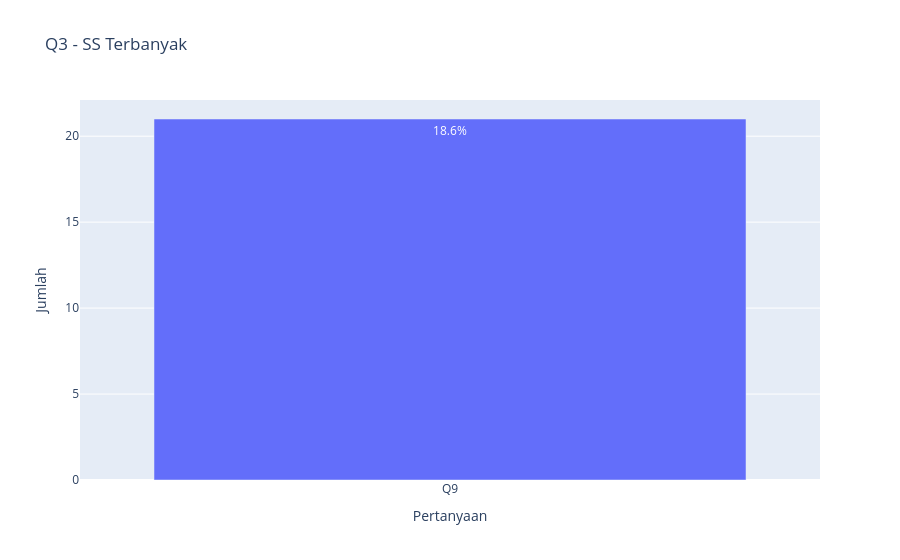

Notebook code cell kept with this figure:
### Markdown cell above
## Q3.Pada kusioner dari pertanyaan Q1 sampai Q17, pertanyaan mana yang pilihan skala SS (Sangat Setuju) paling banyak? sertakan jumlah dan persen

### Code cell
import pandas as pd
import plotly.express as px

def plot_from_print(judul, hasil_print, label_x):
    skala, jumlah, persen = hasil_print.split("|")

    df_plot = pd.DataFrame({
        label_x: [skala],
        "Jumlah": [int(jumlah)],
        "Persen": [float(persen)]
    })

    fig = px.bar(
        df_plot,
        x=label_x,
        y="Jumlah",
        text="Persen",
        title=judul
    )

    fig.update_traces(texttemplate='%{text}%')
    fig.show()

plot_from_print(
    "Q3 - SS Terbanyak",
    "Q9|21|18.6",
    "Pertanyaan"
)

### Figure 1 — Plotly figure (JSON) as saved in the notebook; plotly's stock layout.template omitted (floating-point values rounded to 4 significant figures)
{"data": [{"hovertemplate": "Pertanyaan=%{x}<br>Jumlah=%{y}<br>Persen=%{text}<extra></extra>", "legendgroup": "", "marker": {"color": "#636efa", "pattern": {"shape": ""}}, "name": "", "orientation": "v", "showlegend": false, "text": [18.6], "textposition": "auto", "texttemplate": "%{text}%", "type": "bar", "x": ["Q9"], "xaxis": "x", "y": [21], "yaxis": "y"}], "layout": {"barmode": "relative", "legend": {"tracegroupgap": 0}, "title": {"text": "Q3 - SS Terbanyak"}, "xaxis": {"anchor": "y", "domain": [0, 1], "title": {"text": "Pertanyaan"}}, "yaxis": {"anchor": "x", "domain": [0, 1], "title": {"text": "Jumlah"}}}}
